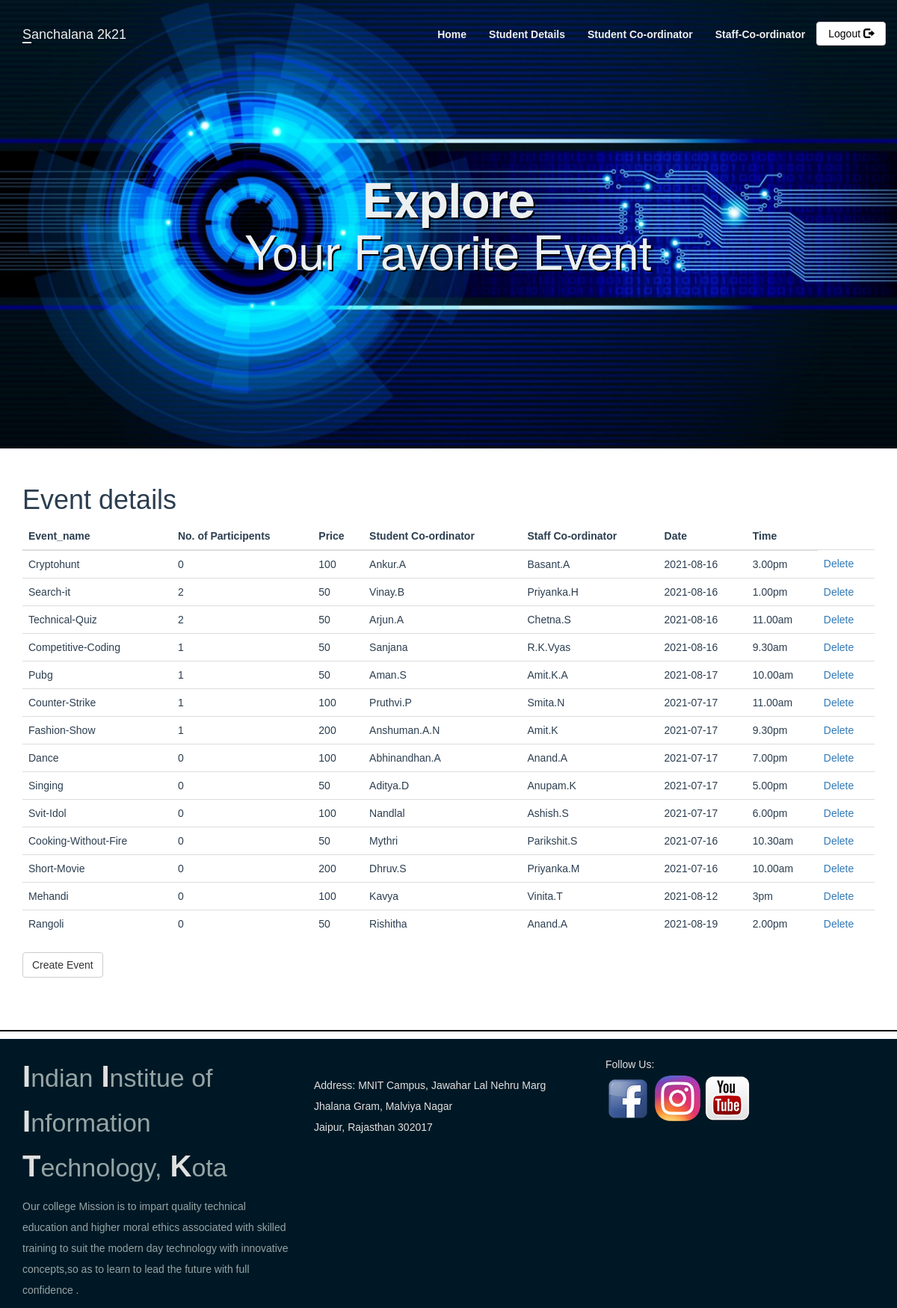
/adminPage.php, run on the app's committed database.
### tables this page shows
CREATE TABLE `staff_coordinator` (
  `stid` int(11) NOT NULL,
  `name` varchar(100) NOT NULL,
  `phone` varchar(10) DEFAULT NULL,
  `event_id` int(11) DEFAULT NULL
);

CREATE TABLE `events` (
  `event_id` int(11) NOT NULL,
  `event_title` varchar(50) NOT NULL,
  `event_price` int(11) DEFAULT NULL,
  `participents` int(100) DEFAULT 0,
  `img_link` text DEFAULT NULL,
  `type_id` int(11) DEFAULT NULL
);

CREATE TABLE `student_coordinator` (
  `sid` int(11) NOT NULL,
  `st_name` varchar(100) NOT NULL,
  `phone` varchar(10) DEFAULT NULL,
  `event_id` int(11) DEFAULT NULL
);

CREATE TABLE `event_info` (
  `event_id` int(10) NOT NULL,
  `Date` date DEFAULT NULL,
  `time` varchar(20) NOT NULL
);

### adminPage.php (the view, shortened to what this page needs)
<?php
include_once 'classes/db1.php';
$result = mysqli_query($conn,"SELECT * FROM staff_coordinator s ,event_info ef ,student_coordinator st,events e where e.event_id= ef.event_id and e.event_id= s.event_id and e.event_id= st.event_id");
?>
<!DOCTYPE html>
<html>
<head>
</head>
    <body>
<?php include 'utils/adminHeader.php'?>
        <div class = "content">
            <div class = "container">
            <h1>Event details</h1>
            <?php
if (mysqli_num_rows($result) > 0) {
?>
                <table class="table table-hover" >
                    <thead>
                        <tr>
                            <th>Event_name</th>
                            <th>No. of Participents</th>
                            <th>Price</th>
                            <th>Student Co-ordinator</th>
                            <th>Staff Co-ordinator</th>
                            <th>Date</th>
                            <th>Time</th>
                        </tr>
                    </thead>
                    <tbody>
                        <?php
                     while($row = mysqli_fetch_array($result)){
                            echo '<tr>';
                             echo '<td>' . $row['event_title'] . '</td>';
                            echo '<td>' . $row['participents'] . '</td>';
                            echo '<td>' . $row['event_price'] . '</td>';
                            echo '<td>' . $row['st_name'] . '</td>';
                            echo '<td>' . $row['name'] . '</td>';
                            echo '<td>'.$row['Date'].'</td>';
                            echo '<td>'.$row['time'].'</td>';
                            echo '<td>'
                            .'<a class="delete" href="deleteEvent.php?id='.$row['event_id'].'">Delete</a> '
                            .'</td>';
                            echo '</tr>';
                        }
                        ?>
                    </tbody>
                </table>
<?php
}
?>
                <a class="btn btn-default" href = "createEventForm.php">Create Event</a>
            </div>
        </div>
        <?php require 'utils/footer.php'; ?>
    </body>
</html>

### css/style.css (style rules this page uses)
body { overflow-x: hidden; }
.content { font-family: Arial, Helvetica, sans-serif; color: #2C3E50; }

### data on the page
staff_coordinator: event.event_title "Cryptohunt", event.participents "0", event.event_price "100", student_coordinator.st_name "Ankur.A", name "Basant.A", event_info.Date "2021-08-16", event_info.time "3.00pm"
staff_coordinator: event.event_title "Search-it", event.participents "2", event.event_price "50", student_coordinator.st_name "Vinay.B", name "Priyanka.H", event_info.Date "2021-08-16", event_info.time "1.00pm"
staff_coordinator: event.event_title "Technical-Quiz", event.participents "2", event.event_price "50", student_coordinator.st_name "Arjun.A", name "Chetna.S", event_info.Date "2021-08-16", event_info.time "11.00am"
staff_coordinator: event.event_title "Competitive-Coding", event.participents "1", event.event_price "50", student_coordinator.st_name "Sanjana", name "R.K.Vyas", event_info.Date "2021-08-16", event_info.time "9.30am"
staff_coordinator: event.event_title "Pubg", event.participents "1", event.event_price "50", student_coordinator.st_name "Aman.S", name "Amit.K.A", event_info.Date "2021-08-17", event_info.time "10.00am"
staff_coordinator: event.event_title "Counter-Strike", event.participents "1", event.event_price "100", student_coordinator.st_name "Pruthvi.P", name "Smita.N", event_info.Date "2021-07-17", event_info.time "11.00am"
staff_coordinator: event.event_title "Fashion-Show", event.participents "1", event.event_price "200", student_coordinator.st_name "Anshuman.A.N", name "Amit.K", event_info.Date "2021-07-17", event_info.time "9.30pm"
staff_coordinator: event.event_title "Dance", event.participents "0", event.event_price "100", student_coordinator.st_name "Abhinandhan.A", name "Anand.A", event_info.Date "2021-07-17", event_info.time "7.00pm"
staff_coordinator: event.event_title "Singing", event.participents "0", event.event_price "50", student_coordinator.st_name "Aditya.D", name "Anupam.K", event_info.Date "2021-07-17", event_info.time "5.00pm"
staff_coordinator: event.event_title "Svit-Idol", event.participents "0", event.event_price "100", student_coordinator.st_name "Nandlal", name "Ashish.S", event_info.Date "2021-07-17", event_info.time "6.00pm"
staff_coordinator: event.event_title "Cooking-Without-Fire", event.participents "0", event.event_price "50", student_coordinator.st_name "Mythri", name "Parikshit.S", event_info.Date "2021-07-16", event_info.time "10.30am"
staff_coordinator: event.event_title "Short-Movie", event.participents "0", event.event_price "200", student_coordinator.st_name "Dhruv.S", name "Priyanka.M", event_info.Date "2021-07-16", event_info.time "10.00am"
staff_coordinator: event.event_title "Mehandi", event.participents "0", event.event_price "100", student_coordinator.st_name "Kavya", name "Vinita.T", event_info.Date "2021-08-12", event_info.time "3pm"
staff_coordinator: event.event_title "Rangoli", event.participents "0", event.event_price "50", student_coordinator.st_name "Rishitha", name "Anand.A", event_info.Date "2021-08-19", event_info.time "2.00pm"
